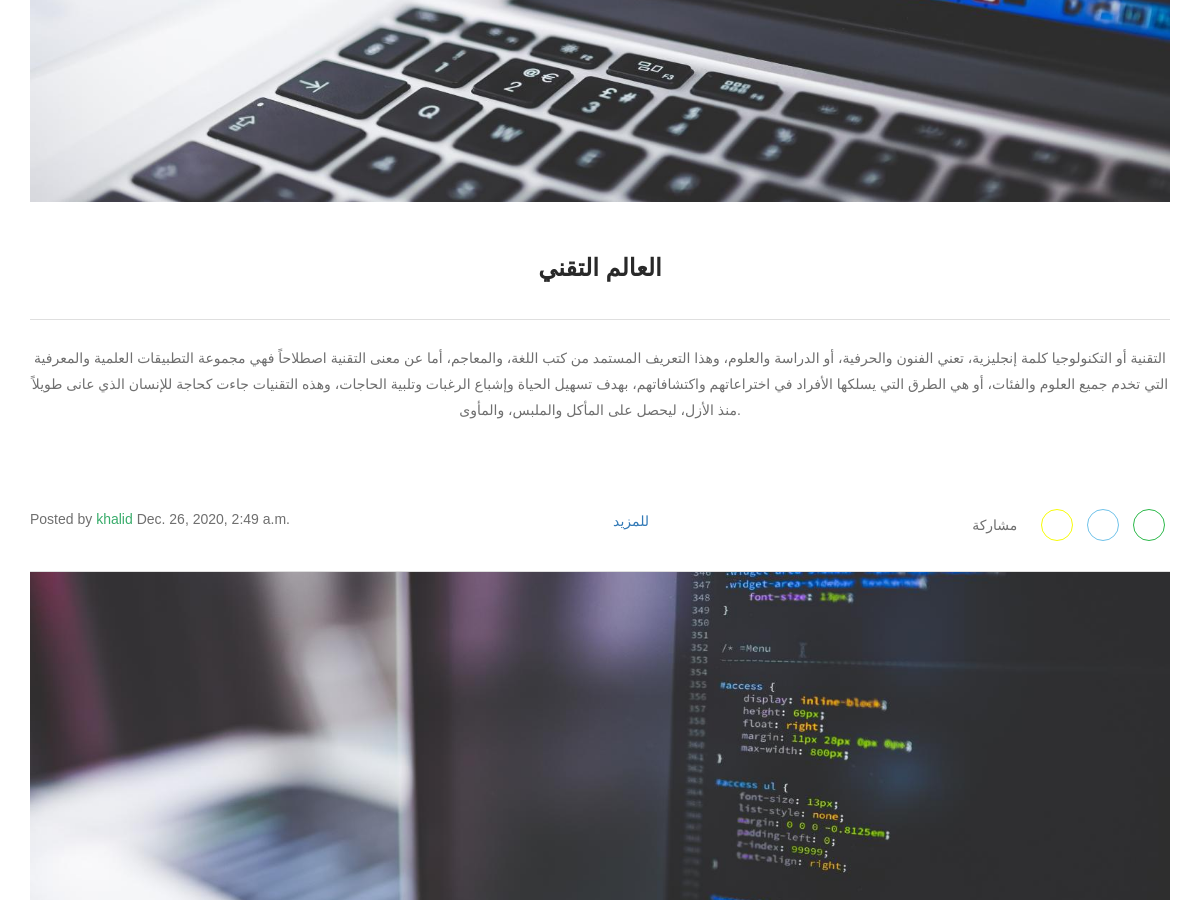
The app's page /blogpost (middle part), older data.
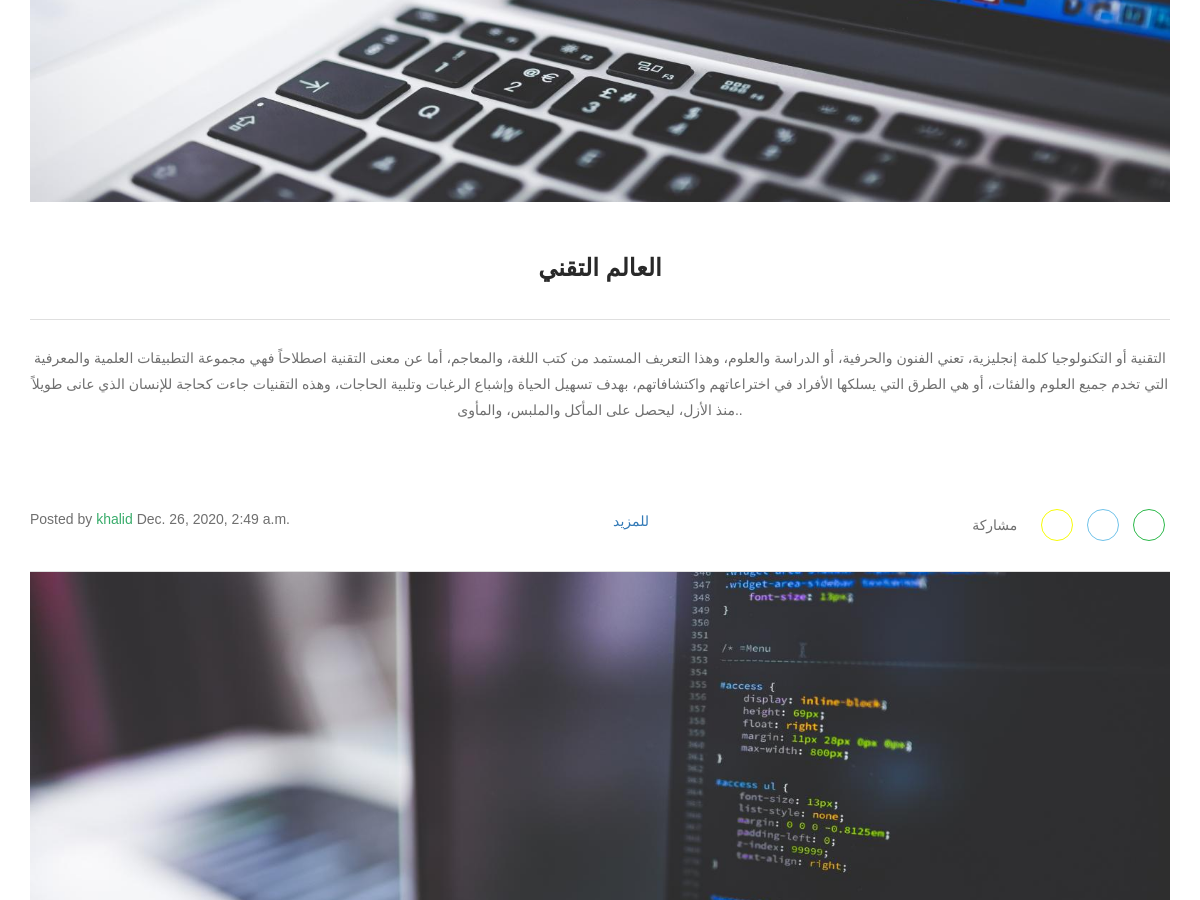
The same page, newer data.
### blog/models.py (models this page shows)
class Post(models.Model):
    title = models.CharField(max_length=200, unique=True)
    slug = models.SlugField(max_length=200, unique=True)
    author = models.ForeignKey(User, on_delete=models.CASCADE,related_name='blog_posts')
    updated_on = models.DateTimeField(default = timezone.now)
    content = models.TextField()
    created_on =models.DateTimeField(default = timezone.now)
    status = models.IntegerField(choices=STATUS, default=0)
    image = models.ImageField(default ='default.jpg', upload_to ='blog/media/image-pics')

### blog/views.py (the view)
# urls.py: path('blogpost', views.PostList.as_view(), name='blog_post'),
class PostList(generic.ListView):
    queryset = Post.objects.filter(status=1).order_by('-created_on')
    template_name = 'blog.html'

### blog/templates/blog.html (shortened to what this page needs)
{% extends "navabar.html" %}
{% load static %}
{% block article %}
			<article class="blog-details-page">
				<div class="container">
					<div class="col-md-12">
                        {% for post in post_list %}
						<div class="blog-details-post-wrapper">
							<img src="{% static 'images/default.jpg'%}" alt="Image">
							<div class="post-heading">
							<h4>{{ post.title }}</h4>
							</div>
							<p>{{post.content|slice:":500" }}</p>
							<div class="row">
								<div class="col-lg-6 col-md-6 col-sm-6 col-xs-12">
									<p><i class="fa fa-quote-left" aria-hidden="true"></i>
								</div>
							</div>
							<div class="clear-fix post-share-area">
							<a href="{% url 'post_detail' post.slug%}" class="more tran3s hvr-bounce-to-right">للمزيد</a>
								<ul class="share-icon float-left">
									<li>مشاركة</li>
									<li><a href="#" class="tran3s round-border"><i class="fa fa-snapchat" aria-hidden="true"></i></a></li>
									<li><a href="#" class="tran3s round-border"><i class="fa fa-twitter" aria-hidden="true"></i></a></li>
									<li><a href="#" class="tran3s round-border"><i class="fa fa-whatsapp" aria-hidden="true"></i></a></li>
								</ul>
								<ul class="share-icon float-right">
								<span>Posted by <a href="#" class="tran3s p-color">{{ post.author }}</a> {{ post.created_on}}</span>
								</ul>
                            </div>
                        </div>
                        {% endfor %}
                    </div>
				</div>
			</article>
{%endblock %}

### blog/templates/navabar.html (shortened to what this page needs)
{% load static %}
<!DOCTYPE html>
<html lang="en">
	<head>
		<link rel="stylesheet" type="text/css" href="{% static 'css1/style.css' %}">
		<link rel="stylesheet" type="text/css" href="{% static 'css1/responsive.css' %}">
	</head>
	<body>
		<div class="main-page-wrapper">
            {% block article %}{% endblock  %}
        </div>
    </body>
</html>

### blog/static/css1/style.css (style rules this page uses)
body { font-family: 'Cairo', sans-serif; font-weight: normal; color:#6f6f6f; font-size: 14px; position: relative; text-align: center; }
.main-page-wrapper { overflow-x:hidden; }
h1,h2,h3,h4,h5,h6,p,ul { margin:0;padding: 0;text-align : center; }
h1,h2,h3,h4,h5,h6 { color:#292929; text-align : center;font-weight: 700; }
h4 { font-size: 24px; }
p { line-height: 26px; }
ul { list-style-type: none; }
a { text-decoration: none; display: inline-block;text-align : right; }
img { max-width: 100%; display: block; }
.clear-fix { clear:both; }
.clear-fix:after { display: table; content: ''; clear: both; align-items: flex-start; align-items: flex-end; }
.tran3s,.theme-main-menu .navbar-nav>li a,#project-section .project-gallery .single-img .opacity, #team-section .team-member-wrapper .single-team-member .member-name h6, #team-section .team-member-wrapper .single-team-member .member-name p, #team-section .team-member-wrapper .single-team-member .member-name ul, #our-client .owl-theme .owl-dots .owl-dot span { -webkit-transition: all .3s ease-in-out; -moz-transition: all .3s ease-in-out; -ms-transition: all .3s ease-in-out; -o-transition: all .3s ease-in-out; transition: all .3s ease-in-out; }
.float-left { float:right; }
.float-right { float:left; }
.round-border { border-radius: 50%; -moz-border-radius: 50%; -webkit-border-radius: 50%; -o-border-radius: 50%; -ms-border-radius: 50%; }
.p-color,.theme-main-menu .navbar-nav>li.active>a, .theme-main-menu .navbar-nav>li>a:hover,#about-us .single-about-content:hover h5 a, #service-section .single-service-content:hover .icon-heading .icon, #service-section .single-service-content:hover .icon-heading h6 a, #pricing-section .single-price-table a:hover,#blog-section .single-news-item .img a, #blog-section .single-news-item:hover .post p a,#blog-section .single-news-item .post h6:hover a, #contact-section .contact-address-content .left-side ul li:hover .icon, #contact-section .send-message form button:hover,.inner-page-banner .opacity ul li:last-child, .blog-details-page aside .sidebar-news-list ul li a i,.monthly-header-title, .blog-details-page aside .sidebar-news-list ul li a:hover,.blog-details-page aside .sidebar-archives ul li a i, .blog-details-page aside .sidebar-archives ul li a:hover,.blog-details-page aside .sidebar-archives ul li a.active, .blog-details-page aside .sidebar-news-list ul li a.active,.recent-single-post .post a:hover, .sidebar-tags ul li a:hover,.blog-details-post-wrapper .list-img-wrapper ul li a i, .blog-details-post-wrapper .list-img-wrapper ul li a:hover,.blog-details-post-wrapper .post-comment form button:hover, .blog-details-post-wrapper .post-share-area .share li a:hover,.theme-main-menu.navbar .nav>li ul li a:hover, .blog-details-post-wrapper .post-share-area .share li a.active { color:#39ac6b; }
#team-section .team-member-wrapper .single-team-member .member-name ul li:nth-child(1) a, .blog-details-post-wrapper .post-share-area .share-icon li:nth-child(2) a { color: #f7fb06; border-color:#f7fb06; text-align: center; }
#team-section .team-member-wrapper .single-team-member .member-name ul li:nth-child(2) a, .blog-details-post-wrapper .post-share-area .share-icon li:nth-child(3) a { color: #70c2e9; border-color:#70c2e9; text-align: center; }
#team-section .team-member-wrapper .single-team-member .member-name ul li:nth-child(3) a, .blog-details-post-wrapper .post-share-area .share-icon li:nth-child(4) a { color: #2bb849; border-color:#2bb849; text-align: center; }
.blog-details-post-wrapper .post-heading h4 { margin: 53px 0 13px 0; text-transform: none; }
.blog-details-post-wrapper .post-heading { padding-bottom: 25px; border-bottom: 1px solid #dfdfdf; margin-bottom: 25px; }
.blog-details-post-wrapper>.row { margin-top: 35px; margin-bottom: 25px; }
.blog-details-post-wrapper>.row p { font-style: italic; color:#292929; padding-left: 18px; }
.blog-details-post-wrapper>.row p i { color:#9d9f9f; margin: 0 4px; }
.blog-details-post-wrapper>.row p i.fa-quote-left { margin-left: -16px; }
.blog-details-post-wrapper .post-share-area { padding-bottom: 30px; border-bottom: 1px solid #dfdfdf; }
.blog-details-post-wrapper .post-share-area .share-icon li { display: inline-block; text-align: center; }
.blog-details-post-wrapper .post-share-area .share-icon li a { width: 32px; line-height: 30px; margin: 0 5px; border:1px solid transparent; }
.blog-details-post-wrapper .post-share-area .share-icon li:first-child { margin-right: 15px; }

Row changes from the older to the newer data that the page shows:
changed Post "العالم التقني": content "…ليحصل على المأكل والملبس، والمأوى." → "…ليحصل على المأكل والملبس، والمأوى.."
